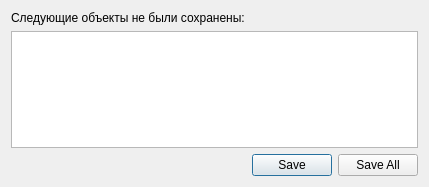
<?xml version="1.0" encoding="UTF-8"?>
<ui version="4.0">
 <class>SaveFilesDlg</class>
 <widget class="QDialog" name="SaveFilesDlg">
  <property name="geometry">
   <rect>
    <x>0</x>
    <y>0</y>
    <width>429</width>
    <height>187</height>
   </rect>
  </property>
  <property name="windowTitle">
   <string>Сохранение изменений</string>
  </property>
  <layout class="QVBoxLayout" name="verticalLayout">
   <item>
    <widget class="QLabel" name="label">
     <property name="text">
      <string>Следующие объекты не были сохранены:</string>
     </property>
    </widget>
   </item>
   <item>
    <widget class="QTreeView" name="treeView">
     <property name="selectionMode">
      <enum>QAbstractItemView::MultiSelection</enum>
     </property>
     <property name="rootIsDecorated">
      <bool>false</bool>
     </property>
     <attribute name="headerVisible">
      <bool>false</bool>
     </attribute>
    </widget>
   </item>
   <item>
    <widget class="QDialogButtonBox" name="buttonBox">
     <property name="orientation">
      <enum>Qt::Horizontal</enum>
     </property>
     <property name="standardButtons">
      <set>QDialogButtonBox::Save|QDialogButtonBox::SaveAll</set>
     </property>
    </widget>
   </item>
  </layout>
 </widget>
 <resources/>
 <connections>
  <connection>
   <sender>buttonBox</sender>
   <signal>accepted()</signal>
   <receiver>SaveFilesDlg</receiver>
   <slot>accept()</slot>
   <hints>
    <hint type="sourcelabel">
     <x>248</x>
     <y>254</y>
    </hint>
    <hint type="destinationlabel">
     <x>157</x>
     <y>274</y>
    </hint>
   </hints>
  </connection>
  <connection>
   <sender>buttonBox</sender>
   <signal>rejected()</signal>
   <receiver>SaveFilesDlg</receiver>
   <slot>reject()</slot>
   <hints>
    <hint type="sourcelabel">
     <x>316</x>
     <y>260</y>
    </hint>
    <hint type="destinationlabel">
     <x>286</x>
     <y>274</y>
    </hint>
   </hints>
  </connection>
 </connections>
</ui>
